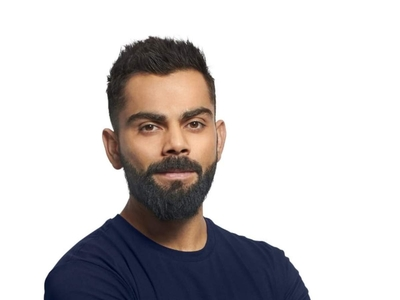
#> input picture virat.jpg, 400 x 300 px
$ jupyter execute 'TASK 4.3.ipynb'
#> lines starting #> are read from the running program, lines starting #| are printed output that depends on the picture
[cell 1]
import numpy as np
import cv2

[cell 2]
virat = cv2.imread("virat.jpg")
#> virat is the input picture: shape (300, 400, 3); mean B, G, R 201.9, 201.3, 204.9
cv2.imshow("Virat", virat)
cv2.waitKey()
cv2.destroyAllWindows()

[cell 3]
rohit = cv2.imread("rohit.jpg")
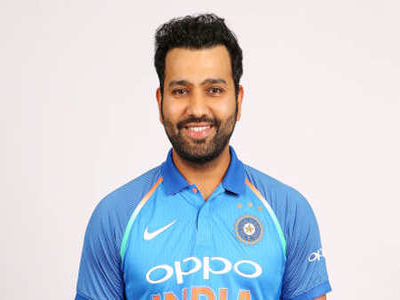
#> input picture rohit.jpg, 400 x 300 px
#> rohit is the input picture: shape (300, 400, 3); mean B, G, R 215.3, 207.6, 202.2
cv2.imshow("Rohit", rohit)
cv2.waitKey()
cv2.destroyAllWindows()

[cell 4]
combine = np.hstack((virat, rohit ))
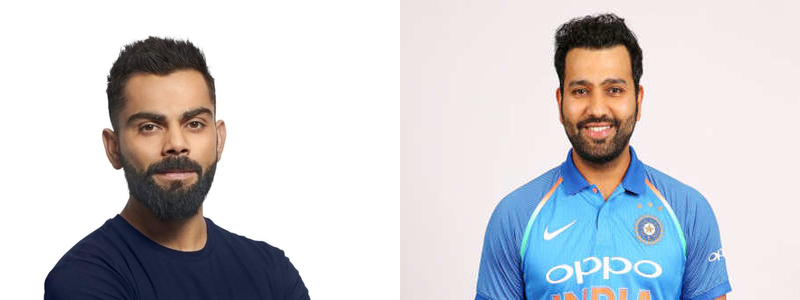
#> combine: shape (300, 800, 3); mean B, G, R 208.6, 204.5, 203.5
cv2.imshow("Combine", combine)
cv2.waitKey()
cv2.destroyAllWindows()
